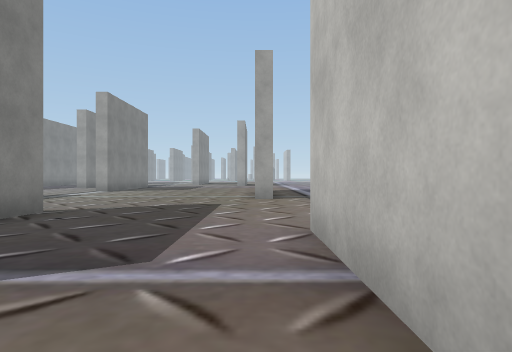
view 1 (above)

24 first-person views from a walk through a 3-D level made in the Unity game engine. The camera is 1.3 m above the floor, looks level and sees 75° across. The floor is counted in squares, 2 m on a side. Each view is taken from the middle of a square. On the plan, view 1 faces up. The plan holds only what a view shows up to about 10 squares ahead; the rest is blank. The place goes on beyond the plan. The player is left out. Some animated figures are not drawn. Some surface patterns are stand-ins.

view 2
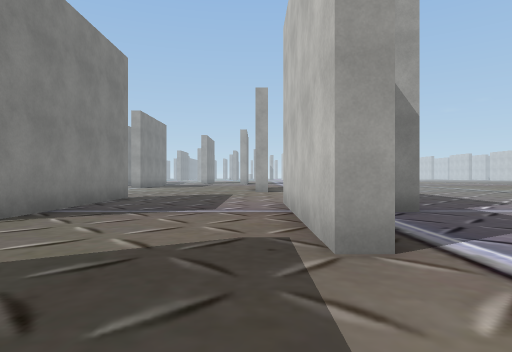

view 3
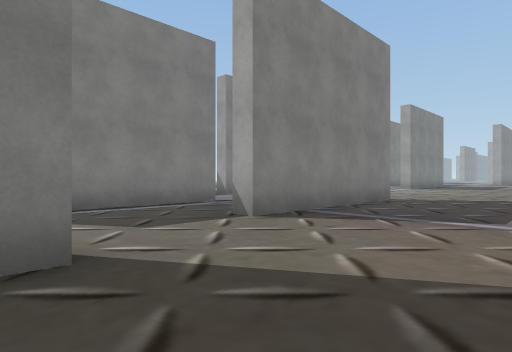

view 4
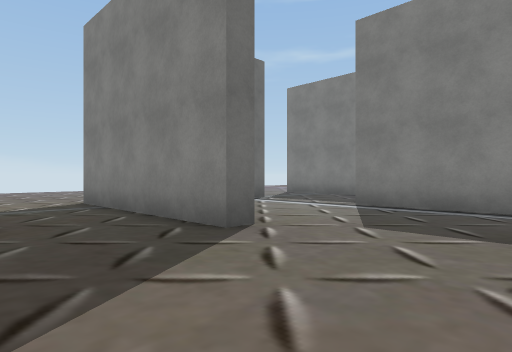

view 5
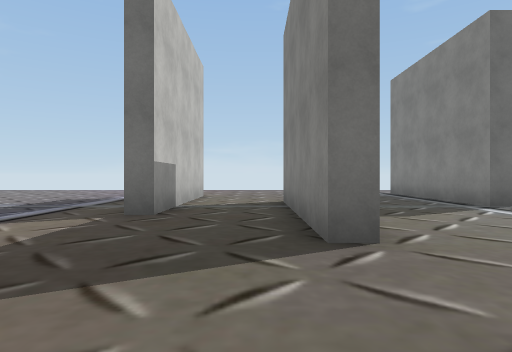

view 6
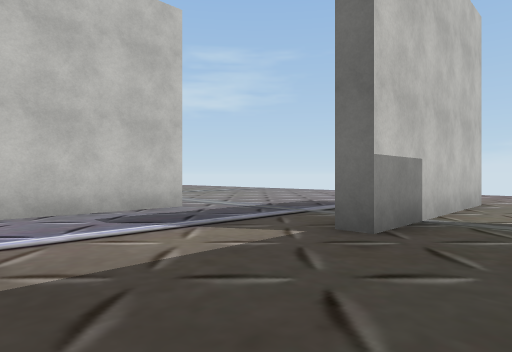

view 7
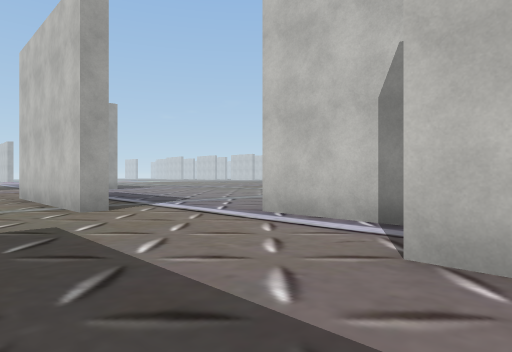

view 8
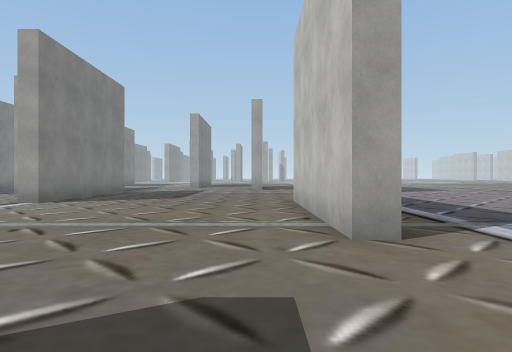

view 9
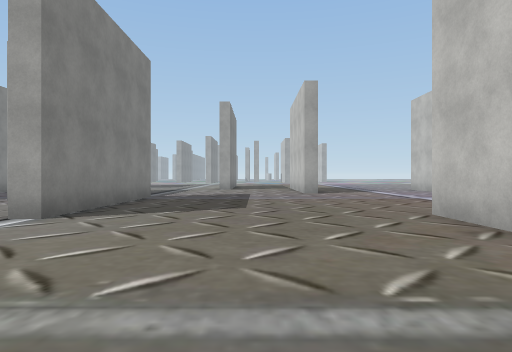

view 10
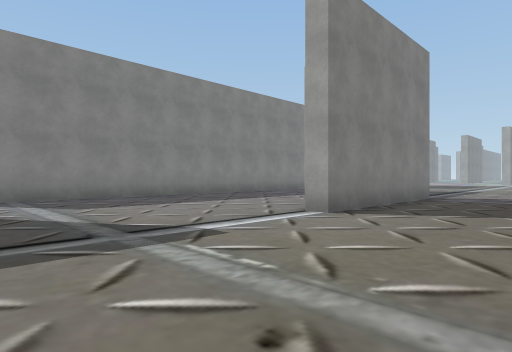

view 11
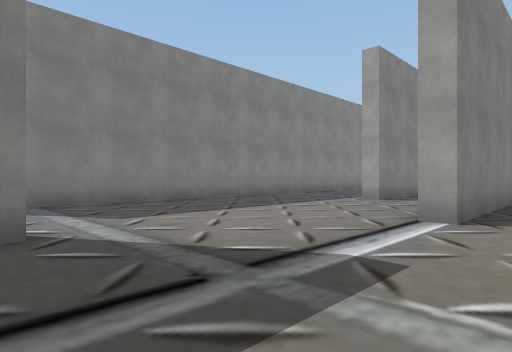

view 12
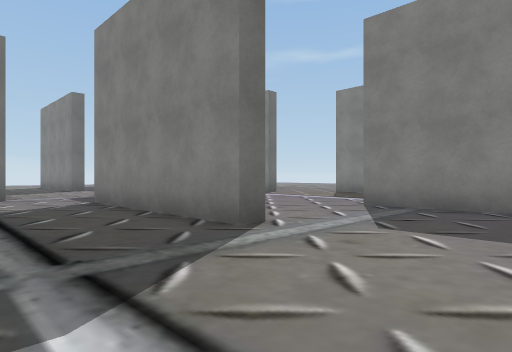

view 13
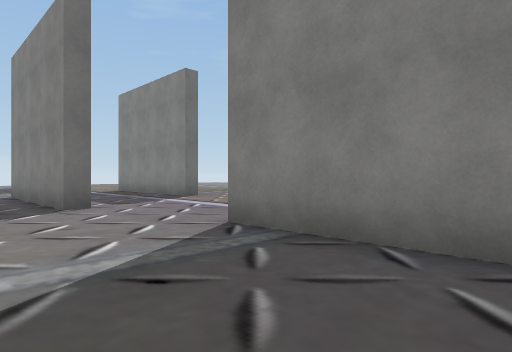

view 14
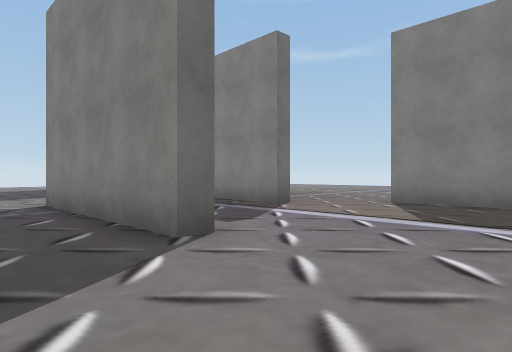

view 15
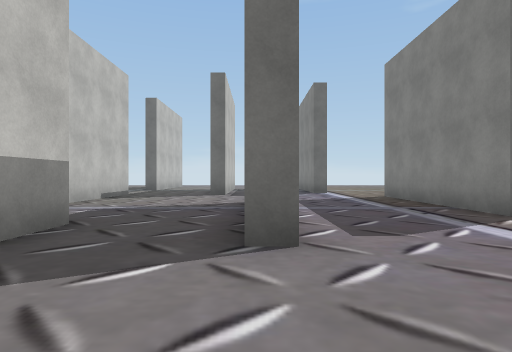

view 16
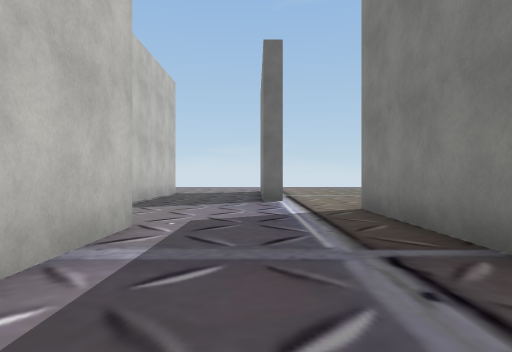

view 17
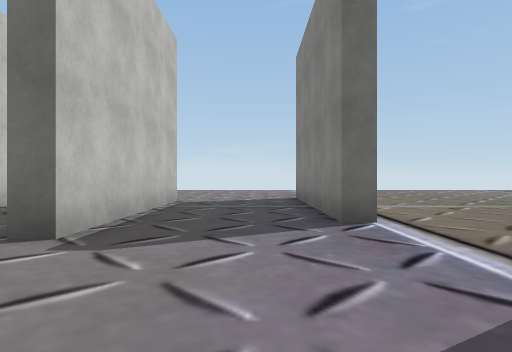

view 18
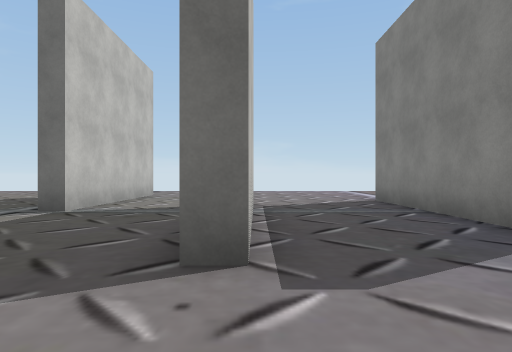

view 19
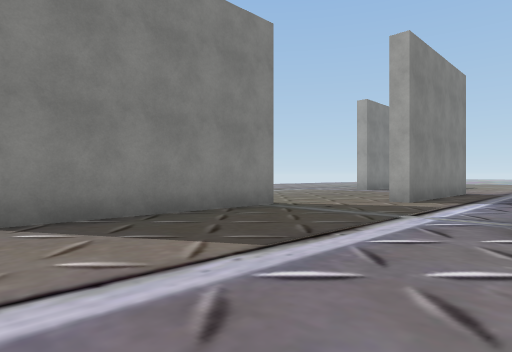

view 20
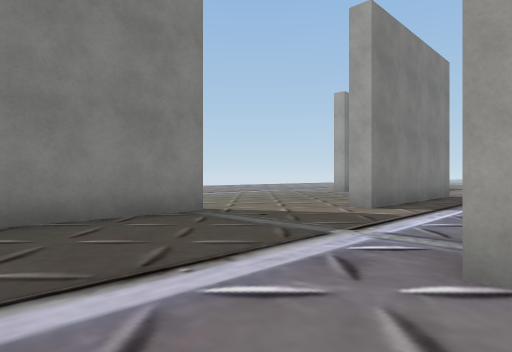

view 21
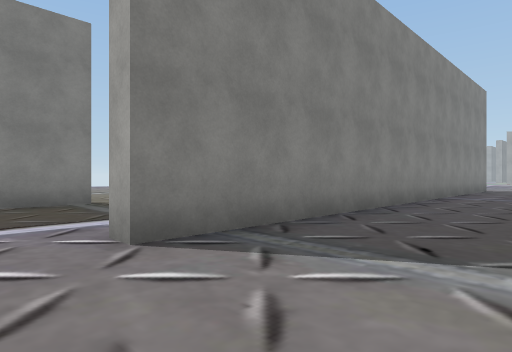

view 22
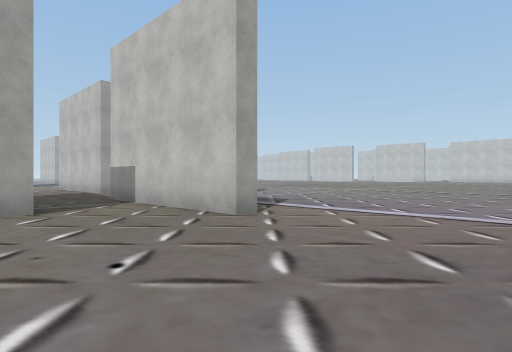

view 23
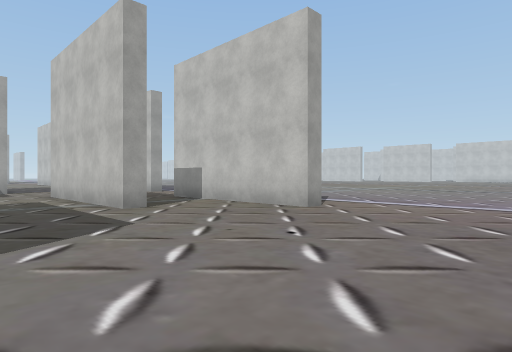

view 24
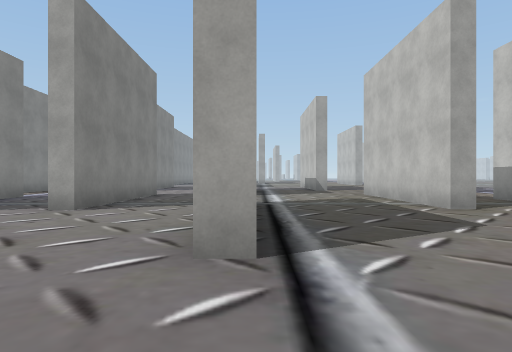

### Floor plan
Points are (right, up) in squares from view 1. A wall is a line through its corners. A room is listed if a view was taken in it or the views show most of it. See-through windows are left out.
Room 1 (views 1, 2, 3, 4, 5, 6, 7, 8, 9, 10, 11, 12, 13, 14, 15, 16, 17, 18, 19, 20, 21, 22, 23, 24)
walls: (-3.8, 6.1) (-3.8, 0.8) (-4.4, 0.8); (2.5, 4.6) (2.5, 7.4); (-7, 2.5) (-7, -2.9); (3, 2) (2.5, 2); (0.5, 9.4) (0, 9.4) (0, 14.8); (1.2, -1.2) (0.7, -1.2) (0.7, 4.1); (-3.2, -2.2) (-2.7, -2.2) (-2.7, -7.5) (-3.2, -7.5) (-3.2, -2.6); (-7.5, -1) (-7.5, 1); (-9.5, 4.4) (-9.5, 5.8); (-9.5, 9.7) (-9, 9.7) (-9, 4.5); (-12.5, 5.9) (-11.9, 5.9) (-11.9, 0.6); (4.2, -5) (4.2, -1.8); (-12.4, 0.6) (-12.4, 3); (-10.4, -4) (-10.4, -7.7); (-7.5, -8.5) (-7.5, -6.1) (-7, -6.1) (-7, -9); (0.2, -9.8) (-0.3, -9.8) (-0.3, -4.6) (0.2, -4.6); (-16.6, 3.6) (-16.1, 3.6) (-16.1, -1.6); (-11, -7.7) (-11, -2.4) (-10.4, -2.4); (-14.8, -3.7) (-14.2, -3.7) (-14.2, -7.4); (-6.2, 19.4) (-6.2, 14) (-6.8, 14); (-6.9, -11.4) (-7.5, -11.4); (-9, 19.1) (-9, 17.8) (-9.6, 17.8); (-18.2, 10.9) (-18.2, 5.5); (-13.1, 19.1) (-13.1, 9.4) (-13.6, 9.4); (-16.1, 18.1) (-16.1, 13.4) (-16.6, 13.4)
ways out: opening at (-17, 4.7); opening at (-16.3, 12); opening at (-15, -2.3); opening at (-10.4, -7.4); opening at (-7.3, -13); gap at (-6, 19)

Positions as (right, up) in squares from view 1, and headings:
1: (0, 0), facing up
2: (0, -4), facing up
3: (0, -3), facing up-left
4: (0, 1), facing down-left
5: (-2, 1), facing down
6: (-2, -1), facing down-right
7: (-2, 3), facing up-right
8: (-1, 6), facing up
9: (-3, 9), facing up
10: (-3, 9), facing up-left
11: (-5, 9), facing up-left
12: (-6, 13), facing down-left
13: (-10, 13), facing down-left
14: (-10, 9), facing down-left
15: (-12, 9), facing down
16: (-14, 5), facing down
17: (-13, 1), facing down
18: (-11, 0), facing down
19: (-13, 5), facing up-left
20: (-13, 7), facing up-left
21: (-10, 8), facing up-left
22: (-4, -14), facing up-right
23: (-6, -14), facing up-right
24: (-7, -14), facing up
